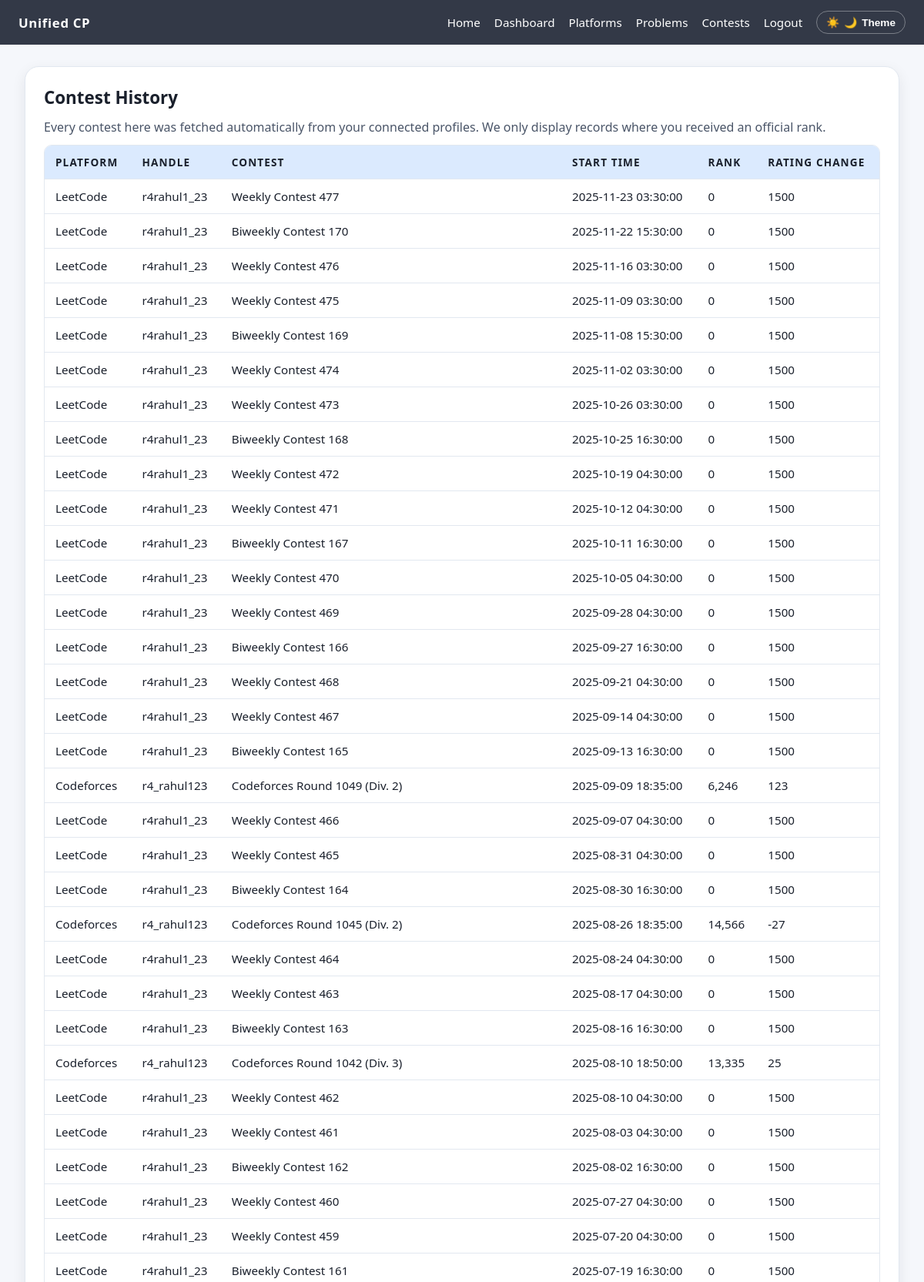
The app's page /record_contest.php (signed in, upper part) with its own data.
### tables this page shows
CREATE TABLE `contest_performance` (
  `id` int(11) NOT NULL,
  `profile_id` int(11) NOT NULL,
  `contest_id` int(11) NOT NULL,
  `contest_rank` int(11) DEFAULT NULL,
  `rating_change` int(11) DEFAULT NULL
);

CREATE TABLE `platforms` (
  `id` int(11) NOT NULL,
  `platform_name` varchar(100) NOT NULL,
  `base_url` varchar(255) NOT NULL
);

CREATE TABLE `user_platform_profiles` (
  `id` int(11) NOT NULL,
  `user_id` int(11) NOT NULL,
  `platform_id` int(11) NOT NULL,
  `handle` varchar(100) NOT NULL,
  `rank_title` varchar(100) DEFAULT NULL,
  `current_rating` int(11) DEFAULT NULL,
  `max_rating` int(11) DEFAULT NULL,
  `problems_solved` int(11) DEFAULT 0,
  `last_sync_date` datetime DEFAULT NULL
);

CREATE TABLE `contests` (
  `id` int(11) NOT NULL,
  `platform_id` int(11) NOT NULL,
  `name` varchar(255) NOT NULL,
  `start_time` datetime DEFAULT NULL
);

### record_contest.php (the view, shortened to what this page needs)
<?php
require 'db.php';
$user_id = $_SESSION['user_id'];
$stmt = $pdo->prepare("
    SELECT cp.*, c.name AS contest_name, c.start_time, p.platform_name, upp.handle
    FROM contest_performance cp
    JOIN contests c ON cp.contest_id = c.id
    JOIN user_platform_profiles upp ON cp.profile_id = upp.id
    JOIN platforms p ON upp.platform_id = p.id
    WHERE upp.user_id = ?
    ORDER BY c.start_time DESC
");
$stmt->execute([$user_id]);
$contests = $stmt->fetchAll();
include 'header.php';
?>
<section class="surface">
    <h2>Contest History</h2>
    <p>Every contest here was fetched automatically from your connected profiles. We only display records where you received an official rank.</p>
    <div class="table-wrapper">
        <table>
            <thead>
                <tr>
                    <th>Platform</th>
                    <th>Handle</th>
                    <th>Contest</th>
                    <th>Start Time</th>
                    <th>Rank</th>
                    <th>Rating Change</th>
                </tr>
            </thead>
            <tbody>
                <?php foreach ($contests as $contest): ?>
                    <tr>
                        <td><?= htmlspecialchars($contest['platform_name']) ?></td>
                        <td><?= htmlspecialchars($contest['handle']) ?></td>
                        <td><?= htmlspecialchars($contest['contest_name']) ?></td>
                        <td><?= htmlspecialchars($contest['start_time']) ?></td>
                        <td><?= $contest['contest_rank'] !== null ? number_format((int)$contest['contest_rank']) : '—' ?></td>
                        <td><?= $contest['rating_change'] !== null ? (int)$contest['rating_change'] : '—' ?></td>
                    </tr>
                <?php endforeach; ?>
            </tbody>
        </table>
    </div>
</section>
<?php include 'footer.php'; ?>

### header.php (shortened to what this page needs)
<!DOCTYPE html>
<html lang="en">
<head>
</head>
<body>
<header class="navbar">
    <div class="nav-left">
        <div class="logo">Unified CP</div>
    </div>
    <div class="nav-links">
        <a href="index.php">Home</a>
        <?php if (!empty($_SESSION['user_id'])): ?>
            <a href="dashboard.php">Dashboard</a>
            <a href="manage_platforms.php">Platforms</a>
            <a href="add_problem.php">Problems</a>
            <a href="record_contest.php">Contests</a>
            <a href="logout.php">Logout</a>
        <?php else: ?>
            <a href="register.php">Register</a>
            <a href="login.php">Login</a>
        <?php endif; ?>
        <button type="button" class="theme-toggle" id="theme-toggle" aria-label="Toggle color mode">
            <span class="icon-sun">☀️</span>
            <span class="icon-moon">🌙</span>
            <span class="toggle-label">Theme</span>
        </button>
    </div>
</header>
<main class="page-container">

### footer.php (shortened to what this page needs)
</main>
</body>
</html>

### header.php (style rules this page uses)
:root { --clr-bg: #f5f7fb; --clr-surface: #ffffff; --clr-border: #e2e8f0; --clr-text: #1a202c; --clr-muted: #4a5568; --clr-accent: #2563eb; --clr-accent-muted: #dbeafe; --clr-success: #16a34a; --clr-danger: #dc2626; --shadow-sm: 0 6px 18px rgba(15, 23, 42, 0.08); --radius-sm: 10px; --radius-md: 18px; --transition: 0.3s ease; }
* { box-sizing: border-box; }
body { font-family: 'Segoe UI', Tahoma, Geneva, Verdana, sans-serif; margin: 0; background: var(--clr-bg); color: var(--clr-text); transition: background var(--transition), color var(--transition); }
a { color: inherit; text-decoration: none; transition: opacity var(--transition); }
header.navbar { position: sticky; top: 0; z-index: 100; background: rgba(17, 24, 39, 0.85); backdrop-filter: blur(12px); color: #fff; display: flex; align-items: center; justify-content: space-between; padding: 14px 24px; }
header.navbar .nav-left { display: flex; align-items: center; gap: 16px; }
header.navbar .logo { font-size: 1.05rem; font-weight: 600; letter-spacing: 0.04em; }
.nav-links { display: flex; align-items: center; gap: 18px; }
.nav-links a { font-size: 0.95rem; color: inherit; }
.theme-toggle { border: 1px solid rgba(255, 255, 255, 0.35); background: transparent; color: inherit; border-radius: 20px; padding: 6px 12px; cursor: pointer; font-size: 0.85rem; display: inline-flex; align-items: center; gap: 6px; transition: background var(--transition), border var(--transition); }
.page-container { max-width: 1180px; margin: 28px auto 48px; padding: 0 22px; }
.surface { background: var(--clr-surface); border: 1px solid var(--clr-border); border-radius: var(--radius-md); box-shadow: var(--shadow-sm); padding: 24px; margin-bottom: 28px; }
h1, h2, h3, h4 { margin: 0 0 12px; font-weight: 600; }
h2 { font-size: 1.4rem; }
p { margin: 0 0 12px; color: var(--clr-muted); }
.table-wrapper { overflow-x: auto; border-radius: var(--radius-sm); border: 1px solid var(--clr-border); }
table { width: 100%; border-collapse: collapse; min-width: 640px; }
th, td { padding: 12px 14px; text-align: left; border-bottom: 1px solid var(--clr-border); font-size: 0.95rem; }
th { font-size: 0.85rem; text-transform: uppercase; letter-spacing: 0.08em; background: var(--clr-accent-muted); color: var(--clr-text); }
button, .btn-refresh { border: none; border-radius: 12px; padding: 10px 18px; font-weight: 600; cursor: pointer; background: var(--clr-accent); color: #fff; transition: transform var(--transition), box-shadow var(--transition); display: inline-flex; align-items: center; gap: 8px; }

### records on screen
contest_performance: platforms.platform_name "LeetCode", profile.handle "r4rahul1_23", contest.name "Weekly Contest 477", contest.start_time "2025-11-23 03:30:00", contest_rank "0", rating_change "1500"
contest_performance: platforms.platform_name "LeetCode", profile.handle "r4rahul1_23", contest.name "Biweekly Contest 170", contest.start_time "2025-11-22 15:30:00", contest_rank "0", rating_change "1500"
contest_performance: platforms.platform_name "LeetCode", profile.handle "r4rahul1_23", contest.name "Weekly Contest 476", contest.start_time "2025-11-16 03:30:00", contest_rank "0", rating_change "1500"
contest_performance: platforms.platform_name "LeetCode", profile.handle "r4rahul1_23", contest.name "Weekly Contest 475", contest.start_time "2025-11-09 03:30:00", contest_rank "0", rating_change "1500"
contest_performance: platforms.platform_name "LeetCode", profile.handle "r4rahul1_23", contest.name "Biweekly Contest 169", contest.start_time "2025-11-08 15:30:00", contest_rank "0", rating_change "1500"
contest_performance: platforms.platform_name "LeetCode", profile.handle "r4rahul1_23", contest.name "Weekly Contest 474", contest.start_time "2025-11-02 03:30:00", contest_rank "0", rating_change "1500"
contest_performance: platforms.platform_name "LeetCode", profile.handle "r4rahul1_23", contest.name "Weekly Contest 473", contest.start_time "2025-10-26 03:30:00", contest_rank "0", rating_change "1500"
contest_performance: platforms.platform_name "LeetCode", profile.handle "r4rahul1_23", contest.name "Biweekly Contest 168", contest.start_time "2025-10-25 16:30:00", contest_rank "0", rating_change "1500"
contest_performance: platforms.platform_name "LeetCode", profile.handle "r4rahul1_23", contest.name "Weekly Contest 472", contest.start_time "2025-10-19 04:30:00", contest_rank "0", rating_change "1500"
contest_performance: platforms.platform_name "LeetCode", profile.handle "r4rahul1_23", contest.name "Weekly Contest 471", contest.start_time "2025-10-12 04:30:00", contest_rank "0", rating_change "1500"
contest_performance: platforms.platform_name "LeetCode", profile.handle "r4rahul1_23", contest.name "Biweekly Contest 167", contest.start_time "2025-10-11 16:30:00", contest_rank "0", rating_change "1500"
contest_performance: platforms.platform_name "LeetCode", profile.handle "r4rahul1_23", contest.name "Weekly Contest 470", contest.start_time "2025-10-05 04:30:00", contest_rank "0", rating_change "1500"
contest_performance: platforms.platform_name "LeetCode", profile.handle "r4rahul1_23", contest.name "Weekly Contest 469", contest.start_time "2025-09-28 04:30:00", contest_rank "0", rating_change "1500"
contest_performance: platforms.platform_name "LeetCode", profile.handle "r4rahul1_23", contest.name "Biweekly Contest 166", contest.start_time "2025-09-27 16:30:00", contest_rank "0", rating_change "1500"
contest_performance: platforms.platform_name "LeetCode", profile.handle "r4rahul1_23", contest.name "Weekly Contest 468", contest.start_time "2025-09-21 04:30:00", contest_rank "0", rating_change "1500"
contest_performance: platforms.platform_name "LeetCode", profile.handle "r4rahul1_23", contest.name "Weekly Contest 467", contest.start_time "2025-09-14 04:30:00", contest_rank "0", rating_change "1500"
contest_performance: platforms.platform_name "LeetCode", profile.handle "r4rahul1_23", contest.name "Biweekly Contest 165", contest.start_time "2025-09-13 16:30:00", contest_rank "0", rating_change "1500"
contest_performance: platforms.platform_name "Codeforces", profile.handle "r4_rahul123", contest.name "Codeforces Round 1049 (Div. 2)", contest.start_time "2025-09-09 18:35:00", contest_rank "6,246", rating_change "123"
contest_performance: platforms.platform_name "LeetCode", profile.handle "r4rahul1_23", contest.name "Weekly Contest 466", contest.start_time "2025-09-07 04:30:00", contest_rank "0", rating_change "1500"
contest_performance: platforms.platform_name "LeetCode", profile.handle "r4rahul1_23", contest.name "Weekly Contest 465", contest.start_time "2025-08-31 04:30:00", contest_rank "0", rating_change "1500"
contest_performance: platforms.platform_name "LeetCode", profile.handle "r4rahul1_23", contest.name "Biweekly Contest 164", contest.start_time "2025-08-30 16:30:00", contest_rank "0", rating_change "1500"
contest_performance: platforms.platform_name "Codeforces", profile.handle "r4_rahul123", contest.name "Codeforces Round 1045 (Div. 2)", contest.start_time "2025-08-26 18:35:00", contest_rank "14,566", rating_change "-27"
contest_performance: platforms.platform_name "LeetCode", profile.handle "r4rahul1_23", contest.name "Weekly Contest 464", contest.start_time "2025-08-24 04:30:00", contest_rank "0", rating_change "1500"
contest_performance: platforms.platform_name "LeetCode", profile.handle "r4rahul1_23", contest.name "Weekly Contest 463", contest.start_time "2025-08-17 04:30:00", contest_rank "0", rating_change "1500"
contest_performance: platforms.platform_name "LeetCode", profile.handle "r4rahul1_23", contest.name "Biweekly Contest 163", contest.start_time "2025-08-16 16:30:00", contest_rank "0", rating_change "1500"
contest_performance: platforms.platform_name "Codeforces", profile.handle "r4_rahul123", contest.name "Codeforces Round 1042 (Div. 3)", contest.start_time "2025-08-10 18:50:00", contest_rank "13,335", rating_change "25"
contest_performance: platforms.platform_name "LeetCode", profile.handle "r4rahul1_23", contest.name "Weekly Contest 462", contest.start_time "2025-08-10 04:30:00", contest_rank "0", rating_change "1500"
contest_performance: platforms.platform_name "LeetCode", profile.handle "r4rahul1_23", contest.name "Weekly Contest 461", contest.start_time "2025-08-03 04:30:00", contest_rank "0", rating_change "1500"
contest_performance: platforms.platform_name "LeetCode", profile.handle "r4rahul1_23", contest.name "Biweekly Contest 162", contest.start_time "2025-08-02 16:30:00", contest_rank "0", rating_change "1500"
contest_performance: platforms.platform_name "LeetCode", profile.handle "r4rahul1_23", contest.name "Weekly Contest 460", contest.start_time "2025-07-27 04:30:00", contest_rank "0", rating_change "1500"
contest_performance: platforms.platform_name "LeetCode", profile.handle "r4rahul1_23", contest.name "Weekly Contest 459", contest.start_time "2025-07-20 04:30:00", contest_rank "0", rating_change "1500"
contest_performance: platforms.platform_name "LeetCode", profile.handle "r4rahul1_23", contest.name "Biweekly Contest 161", contest.start_time "2025-07-19 16:30:00", contest_rank "0", rating_change "1500"
